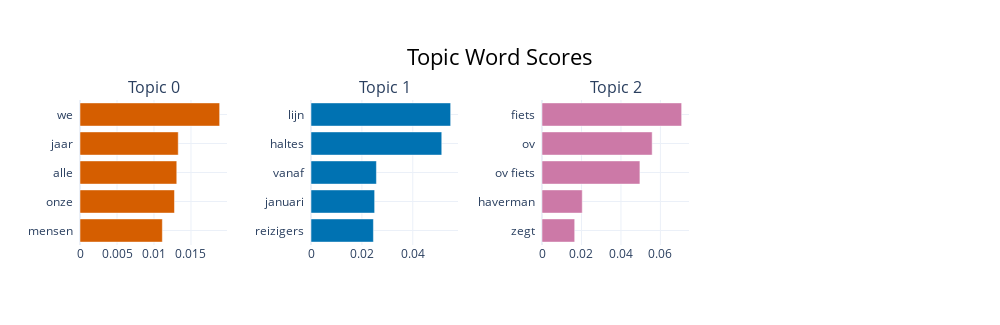

Here is the notebook cell this chart was saved with:
### Markdown cell above
To collect the topics, I will clean and process the text and then find topics using BERTopic

### Code cell
def preprocess_text(text):
    tokens = word_tokenize(text.lower())
    stop_words = set(stopwords.words('dutch'))
    tokens = [token for token in tokens if token not in stop_words and not token.isnumeric()]

    lemmatizer = WordNetLemmatizer()
    tokens = [lemmatizer.lemmatize(token) for token in tokens]

    cleaned_text = ' '.join(tokens)

    return cleaned_text

def analyze_topics(texts):
    texts = texts.apply(preprocess_text)
    ctfidf_model = ClassTfidfTransformer(bm25_weighting=True)
    topic_model = BERTopic(ctfidf_model=ctfidf_model )
    model = BERTopic(verbose=True, language='dutch', embedding_model='paraphrase-multilingual-minilm-l12-v2', min_topic_size=2, n_gram_range = (1, 2), ctfidf_model=ctfidf_model)
    topics, _ = model.fit_transform(texts)
    
    freq = model.get_topic_info()
    print("Number of topics: {}".format(len(freq)))
    display(freq.head(20))

    return model, topics


model, topics = analyze_topics(full_aricles_df['Article'])

full_aricles_df['topic'] = topics

#model.visualize_topics()
model.visualize_barchart()

### Figure 1 — Plotly figure (JSON) as saved in the notebook; plotly's stock layout.template omitted (floating-point values rounded to 4 significant figures)
{"data": [{"marker": {"color": "#D55E00"}, "orientation": "h", "type": "bar", "x": [0.01113, 0.01277, 0.01308, 0.01328, 0.01887], "xaxis": "x", "y": ["mensen  ", "onze  ", "alle  ", "jaar  ", "we  "], "yaxis": "y"}, {"marker": {"color": "#0072B2"}, "orientation": "h", "type": "bar", "x": [0.02453, 0.02501, 0.02571, 0.05139, 0.05488], "xaxis": "x2", "y": ["reizigers  ", "januari  ", "vanaf  ", "haltes  ", "lijn  "], "yaxis": "y2"}, {"marker": {"color": "#CC79A7"}, "orientation": "h", "type": "bar", "x": [0.01657, 0.0204, 0.04962, 0.05583, 0.07077], "xaxis": "x3", "y": ["zegt  ", "haverman  ", "ov fiets  ", "ov  ", "fiets  "], "yaxis": "y3"}], "layout": {"annotations": [{"font": {"size": 16}, "showarrow": false, "text": "Topic 0", "x": 0.0875, "xanchor": "center", "xref": "paper", "y": 1, "yanchor": "bottom", "yref": "paper"}, {"font": {"size": 16}, "showarrow": false, "text": "Topic 1", "x": 0.3625, "xanchor": "center", "xref": "paper", "y": 1, "yanchor": "bottom", "yref": "paper"}, {"font": {"size": 16}, "showarrow": false, "text": "Topic 2", "x": 0.6375, "xanchor": "center", "xref": "paper", "y": 1, "yanchor": "bottom", "yref": "paper"}], "height": 325, "hoverlabel": {"bgcolor": "white", "font": {"family": "Rockwell", "size": 16}}, "showlegend": false, "title": {"font": {"color": "Black", "size": 22}, "text": "Topic Word Scores", "x": 0.5, "xanchor": "center", "yanchor": "top"}, "width": 1000, "xaxis": {"anchor": "y", "domain": [0, 0.175], "showgrid": true}, "xaxis2": {"anchor": "y2", "domain": [0.275, 0.45], "showgrid": true}, "xaxis3": {"anchor": "y3", "domain": [0.55, 0.725], "showgrid": true}, "xaxis4": {"anchor": "y4", "domain": [0.825, 1], "showgrid": true}, "yaxis": {"anchor": "x", "domain": [0, 1], "showgrid": true}, "yaxis2": {"anchor": "x2", "domain": [0, 1], "showgrid": true}, "yaxis3": {"anchor": "x3", "domain": [0, 1], "showgrid": true}, "yaxis4": {"anchor": "x4", "domain": [0, 1], "showgrid": true}}}
